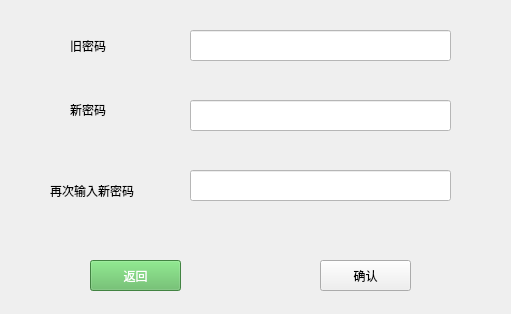
<?xml version="1.0" encoding="UTF-8"?>
<ui version="4.0">
 <class>ChangePasswordDialog</class>
 <widget class="QWidget" name="ChangePasswordDialog">
  <property name="geometry">
   <rect>
    <x>0</x>
    <y>0</y>
    <width>511</width>
    <height>314</height>
   </rect>
  </property>
  <property name="windowTitle">
   <string>Form</string>
  </property>
  <widget class="QPushButton" name="submitNewPasswordButton">
   <property name="geometry">
    <rect>
     <x>320</x>
     <y>260</y>
     <width>91</width>
     <height>31</height>
    </rect>
   </property>
   <property name="styleSheet">
    <string notr="true">QPushButton { font: 10px &quot;Microsoft YaHei UI&quot;, sans-serif; /* 字体大小设置为10px */ color: white; /* 文字颜色设置为白色 */ background-color: #5cb85c; /* 设置背景色为比#45a049浅的绿色 */ /* 其他样式属性 */ } QPushButton:hover { background-color: #45a049; /* 悬停时背景色变为#45a049 */ /* 悬停时若需保持其他样式不变，则无需额外设置 */ }
font: 10pt &quot;Microsoft YaHei UI&quot;;
</string>
   </property>
   <property name="text">
    <string>确认</string>
   </property>
  </widget>
  <widget class="QLabel" name="newPasswordLabel">
   <property name="geometry">
    <rect>
     <x>70</x>
     <y>100</y>
     <width>51</width>
     <height>19</height>
    </rect>
   </property>
   <property name="styleSheet">
    <string notr="true">font: 10pt &quot;Microsoft YaHei UI&quot;;</string>
   </property>
   <property name="text">
    <string>新密码</string>
   </property>
  </widget>
  <widget class="QLabel" name="confirmPasswordLabel">
   <property name="geometry">
    <rect>
     <x>50</x>
     <y>180</y>
     <width>121</width>
     <height>21</height>
    </rect>
   </property>
   <property name="styleSheet">
    <string notr="true">font: 10pt &quot;Microsoft YaHei UI&quot;;</string>
   </property>
   <property name="text">
    <string>再次输入新密码</string>
   </property>
  </widget>
  <widget class="QLabel" name="oldPasswordLabel">
   <property name="geometry">
    <rect>
     <x>70</x>
     <y>30</y>
     <width>51</width>
     <height>31</height>
    </rect>
   </property>
   <property name="styleSheet">
    <string notr="true">font: 10pt &quot;Microsoft YaHei UI&quot;;</string>
   </property>
   <property name="text">
    <string>旧密码</string>
   </property>
  </widget>
  <widget class="QPushButton" name="returnButton">
   <property name="geometry">
    <rect>
     <x>90</x>
     <y>260</y>
     <width>91</width>
     <height>31</height>
    </rect>
   </property>
   <property name="styleSheet">
    <string notr="true">QPushButton { font: 10px &quot;Microsoft YaHei UI&quot;, sans-serif; /* 字体大小设置为10px */ color: white; /* 文字颜色设置为白色 */ background-color: #5cb85c; /* 设置背景色为比#45a049浅的绿色 */ /* 其他样式属性 */ } QPushButton:hover { background-color: #45a049; /* 悬停时背景色变为#45a049 */ /* 悬停时若需保持其他样式不变，则无需额外设置 */ }</string>
   </property>
   <property name="text">
    <string>返回</string>
   </property>
  </widget>
  <widget class="QLineEdit" name="oldPasswordEdit">
   <property name="geometry">
    <rect>
     <x>190</x>
     <y>30</y>
     <width>261</width>
     <height>31</height>
    </rect>
   </property>
   <property name="styleSheet">
    <string notr="true">
    background-color: #FFFFFF;
color: rgb(0, 0, 0);
</string>
   </property>
   <property name="echoMode">
    <enum>QLineEdit::Password</enum>
   </property>
  </widget>
  <widget class="QLineEdit" name="newPasswordEdit">
   <property name="geometry">
    <rect>
     <x>190</x>
     <y>100</y>
     <width>261</width>
     <height>31</height>
    </rect>
   </property>
   <property name="styleSheet">
    <string notr="true">QLineEdit {
	color: rgb(0, 0, 0);
    background-color: #FFFFFF;
}</string>
   </property>
   <property name="echoMode">
    <enum>QLineEdit::Password</enum>
   </property>
  </widget>
  <widget class="QLineEdit" name="confirmPasswordEdit">
   <property name="geometry">
    <rect>
     <x>190</x>
     <y>170</y>
     <width>261</width>
     <height>31</height>
    </rect>
   </property>
   <property name="styleSheet">
    <string notr="true">QLineEdit {
	color: rgb(0, 0, 0);
    background-color: #FFFFFF;
}</string>
   </property>
   <property name="echoMode">
    <enum>QLineEdit::Password</enum>
   </property>
  </widget>
  <widget class="QLabel" name="label">
   <property name="geometry">
    <rect>
     <x>190</x>
     <y>210</y>
     <width>171</width>
     <height>16</height>
    </rect>
   </property>
   <property name="text">
    <string/>
   </property>
  </widget>
  <widget class="QLabel" name="label_2">
   <property name="geometry">
    <rect>
     <x>190</x>
     <y>70</y>
     <width>251</width>
     <height>16</height>
    </rect>
   </property>
   <property name="text">
    <string/>
   </property>
  </widget>
 </widget>
 <resources/>
 <connections/>
</ui>
